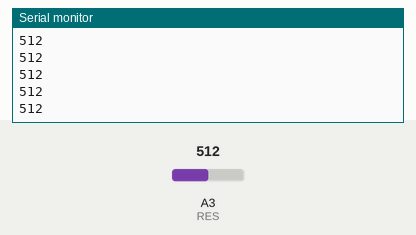
Bench run of a sketch on a simulated Arduino Uno, built with avr-gcc and run on an emulated ATmega328P. Shown: the last lines printed to the serial monitor. The inputs (shaded band) are chosen by the test bench; at power-on: A3 (RES) = 512.

Above: at 1.2 s.
1.3 s: A3 (RES) set to 716
At 1.31 s:
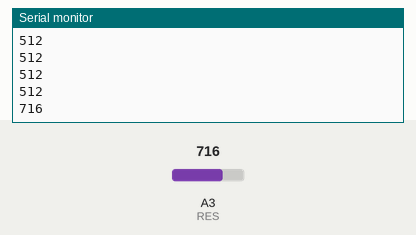
2.8 s: A3 (RES) set to 900
At 2.81 s:
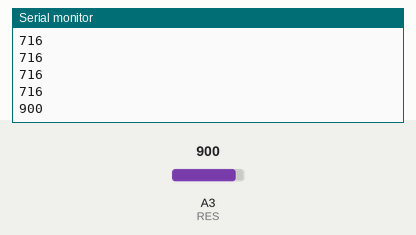
Timing chart, 0 to 5.8 s (numbered marks = the images above; inputs shaded):
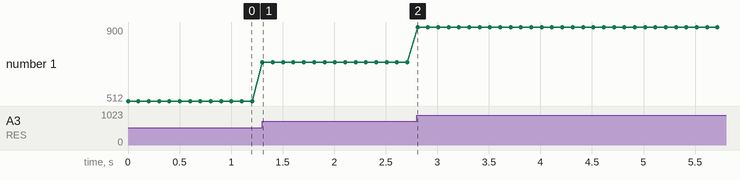

Measured:
- after the input at 1.3 s, the serial monitor: prints a new line at once (image 1)
- after the input at 2.8 s, the serial monitor: prints a new line at once (image 2)
- plotted number 1: 512 → 716 after the input at 1.3 s, 716 → 900 after the input at 2.8 s

The sketch:

lesson_9.1.ino
```cpp
/*
  keyestudio smart RV
  lesson 9.1
  Adjustable potentiometer
  http://www.keyestudio.com
*/
#define RES  A3   //potentiometer pin to A3
volatile int value=0;
void setup() {
  Serial.begin(9600);//set baud rate
}

void loop () {
  value = analogRead(RES);  //read the value of potentiometer
  Serial.println(value);    //print value
  delay(100);               //delay in 100MS
}
```
